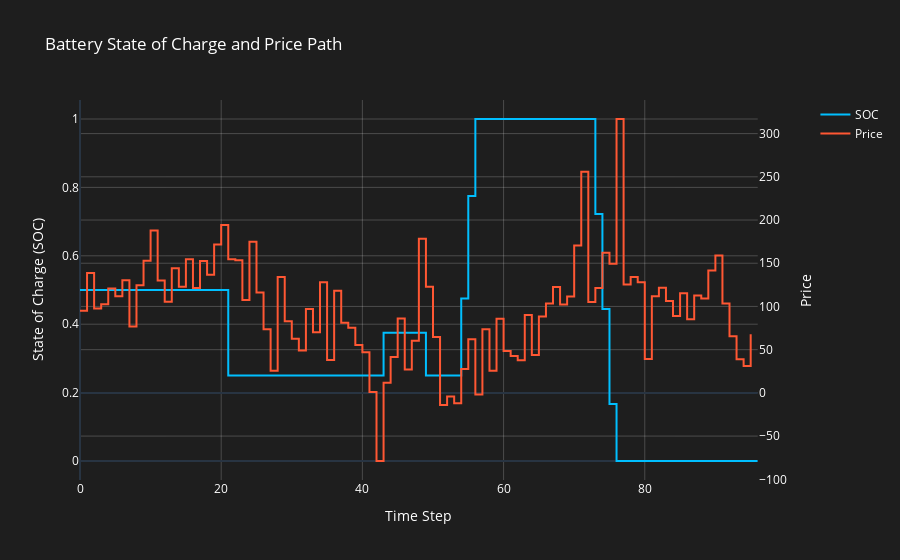

Notebook cell for this chart:
### Code cell
# plot schedule 
import plotly.graph_objects as go
from plotly.subplots import make_subplots

# Create figure with secondary y-axis
fig = make_subplots(specs=[[{"secondary_y": True}]])

timestep = 57
# Add SOC schedule trace on primary y-axis
fig.add_trace(
    go.Scatter(
        x=list(range(len(soc_schedules[0]))),
        y=soc_schedules[timestep],
        name="SOC",
        line=dict(color="#00BFFF"),  # Bright blue for better visibility on dark theme
        mode="lines",
        line_shape="hv"
    ),
    secondary_y=False
)

# Add price path trace on secondary y-axis
fig.add_trace(
    go.Scatter(
        x=list(range(len(price_path[0,timestep,:]))),
        y=price_path[0,timestep,:],
        name="Price",
        line=dict(color="#FF5733"),  # Bright orange-red for better visibility
        mode="lines",
        line_shape="hv"
    ),
    secondary_y=True
)

# Set titles and labels with dark theme
fig.update_layout(
    title_text="Battery State of Charge and Price Path",
    hovermode="x unified",
    template="plotly_dark",  # Use dark template
    paper_bgcolor="rgb(30, 30, 30)",  # Dark background color
    plot_bgcolor="rgb(30, 30, 30)",
    font=dict(color="white")  # White text
)
fig.update_xaxes(title_text="Time Step", gridcolor="rgba(255, 255, 255, 0.2)")
fig.update_yaxes(title_text="State of Charge (SOC)", secondary_y=False, gridcolor="rgba(255, 255, 255, 0.2)")
fig.update_yaxes(title_text="Price", secondary_y=True, gridcolor="rgba(255, 255, 255, 0.2)")

# Show the interactive plot
fig.show()

### Figure 1 — Plotly figure (JSON) as saved in the notebook; plotly's stock layout.template omitted (floating-point values rounded to 4 significant figures)
{"data": [{"line": {"color": "#00BFFF", "shape": "hv"}, "mode": "lines", "name": "SOC", "type": "scatter", "x": [0, 1, 2, 3, 4, 5, 6, 7, 8, 9, 10, 11, 12, 13, 14, 15, 16, 17, 18, 19, 20, 21, 22, 23, 24, 25, 26, 27, 28, 29, 30, 31, 32, 33, 34, 35, 36, 37, 38, 39, 40, 41, 42, 43, 44, 45, 46, 47, 48, 49, 50, 51, 52, 53, 54, 55, 56, 57, 58, 59, 60, 61, 62, 63, 64, 65, 66, 67, 68, 69, 70, 71, 72, 73, 74, 75, 76, 77, 78, 79, 80, 81, 82, 83, 84, 85, 86, 87, 88, 89, 90, 91, 92, 93, 94, 95, 96], "xaxis": "x", "y": [0.5, 0.5, 0.5, 0.5, 0.5, 0.5, 0.5, 0.5, 0.5, 0.5, 0.5, 0.5, 0.5, 0.5, 0.5, 0.5, 0.5, 0.5, 0.5, 0.5, 0.5, 0.25, 0.25, 0.25, 0.25, 0.25, 0.25, 0.25, 0.25, 0.25, 0.25, 0.25, 0.25, 0.25, 0.25, 0.25, 0.25, 0.25, 0.25, 0.25, 0.25, 0.25, 0.25, 0.375, 0.375, 0.375, 0.375, 0.375, 0.375, 0.25, 0.25, 0.25, 0.25, 0.25, 0.475, 0.775, 1.0, 1.0, 1.0, 1.0, 1.0, 1.0, 1.0, 1.0, 1.0, 1.0, 1.0, 1.0, 1.0, 1.0, 1.0, 1.0, 1.0, 0.7222, 0.4444, 0.1667, -2.776e-17, 0.0, 0.0, 0.0, 0.0, 0.0, 0.0, 0.0, 0.0, 0.0, 0.0, 0.0, 0.0, 0.0, 0.0, 0.0, 0.0, 0.0, 0.0, 0.0, 0.0], "yaxis": "y"}, {"line": {"color": "#FF5733", "shape": "hv"}, "mode": "lines", "name": "Price", "type": "scatter", "x": [0, 1, 2, 3, 4, 5, 6, 7, 8, 9, 10, 11, 12, 13, 14, 15, 16, 17, 18, 19, 20, 21, 22, 23, 24, 25, 26, 27, 28, 29, 30, 31, 32, 33, 34, 35, 36, 37, 38, 39, 40, 41, 42, 43, 44, 45, 46, 47, 48, 49, 50, 51, 52, 53, 54, 55, 56, 57, 58, 59, 60, 61, 62, 63, 64, 65, 66, 67, 68, 69, 70, 71, 72, 73, 74, 75, 76, 77, 78, 79, 80, 81, 82, 83, 84, 85, 86, 87, 88, 89, 90, 91, 92, 93, 94, 95], "xaxis": "x", "y": [95.11, 138.8, 97.59, 102.6, 120.8, 111.9, 130.2, 76.84, 124.6, 153.0, 187.8, 129.9, 105.4, 144.3, 122.8, 154.7, 121.2, 152.5, 136.7, 171.8, 194.2, 154.5, 153.3, 107.4, 174.8, 116.1, 73.55, 25.56, 134.0, 82.9, 62.69, 48.97, 97.18, 70.19, 128.1, 38.07, 118.1, 81.07, 75.35, 55.43, 47.1, 1.147, -78.82, 11.6, 41.47, 86.05, 27.14, 60.41, 178.4, 122.9, 64.63, -14.13, -4.081, -12.04, 27.65, 62.12, -1.768, 73.71, 25.59, 85.86, 48.5, 42.79, 37.62, 89.99, 43.9, 88.46, 103.4, 122.6, 102.3, 111.4, 170.4, 256.0, 105.2, 121.4, 162.1, 149.5, 316.9, 125.4, 134.0, 127.9, 39.09, 111.7, 121.6, 106.3, 88.84, 115.4, 85.24, 112.6, 109.3, 141.6, 159.0, 103.5, 65.4, 38.87, 31.17, 67.89], "yaxis": "y2"}], "layout": {"font": {"color": "white"}, "hovermode": "x unified", "paper_bgcolor": "rgb(30, 30, 30)", "plot_bgcolor": "rgb(30, 30, 30)", "title": {"text": "Battery State of Charge and Price Path"}, "xaxis": {"anchor": "y", "domain": [0, 0.94], "gridcolor": "rgba(255, 255, 255, 0.2)", "title": {"text": "Time Step"}}, "yaxis": {"anchor": "x", "domain": [0, 1], "gridcolor": "rgba(255, 255, 255, 0.2)", "title": {"text": "State of Charge (SOC)"}}, "yaxis2": {"anchor": "x", "gridcolor": "rgba(255, 255, 255, 0.2)", "overlaying": "y", "side": "right", "title": {"text": "Price"}}}}
